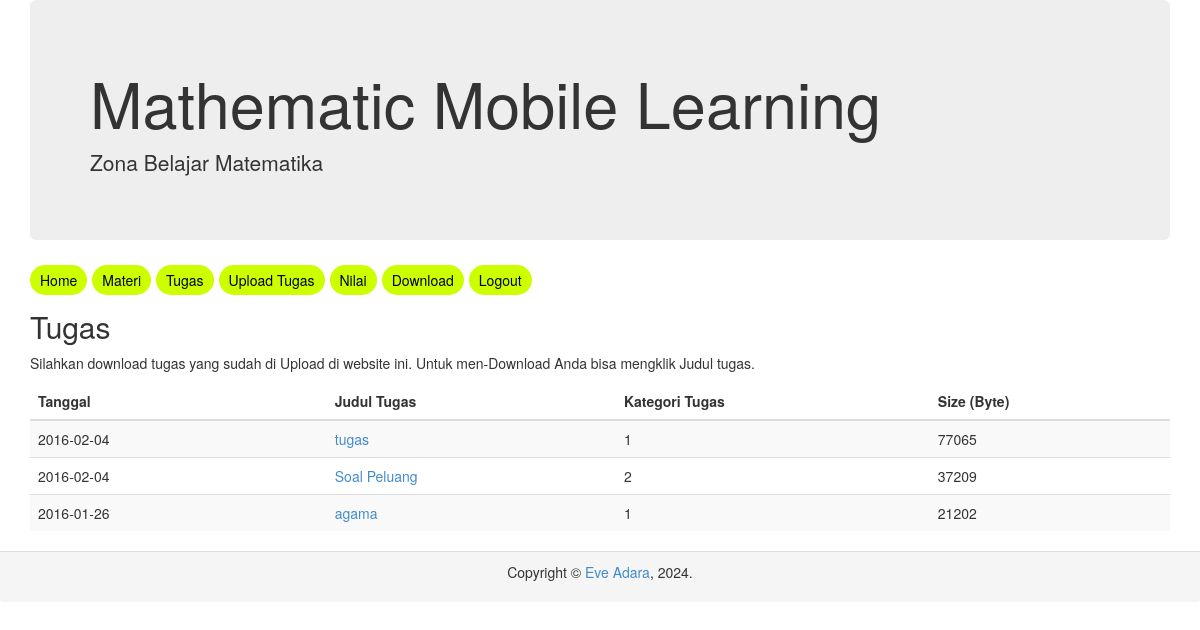
The page /siswa/tugas.php on the database its author committed.
### tables this page shows
CREATE TABLE IF NOT EXISTS `tugas` (
  `ID_soal` int(3) NOT NULL auto_increment,
  `ID_kategori` int(3) default NULL,
  `Nama_file` varchar(50) default NULL,
  `Tanggal` date default NULL,
  `Type_file` varchar(10) default NULL,
  `Ukuran_file` varchar(20) default NULL,
  `Nama_folder` varchar(100) default NULL,
  PRIMARY KEY  (`ID_soal`)
);

### siswa/tugas.php (the view, shortened to what this page needs)
 <!DOCTYPE html>
<html>
<head>
	<link rel="stylesheet" href="css/bootstrap.min.css">
	<link rel="stylesheet" href="Style/style.css">
	<div class="container">
	<div class="jumbotron">
		<h1>Mathematic Mobile Learning</h1>
		<p>Zona Belajar Matematika</p>
	</div>
	<nav>
		<ul class="menu">
			<li><a href="siswa.php">Home</a></li>
			<li><a href="materi.php">Materi</a></li>
			<li><a href="tugas.php">Tugas</a></li>
            <li><a href="upload.php">Upload Tugas</a></li>
			<li><a href="nilai.php">Nilai</a></li>
			<li><a href="download.php">Download</a></li>
			<li><a href="../logout.php">Logout</a></li>
		</ul>
	</nav>
</div>
</head>
<body>
<div class="container">
    <h2>Tugas</h2>
    <p>Silahkan download tugas yang sudah di Upload di website ini. Untuk men-Download Anda bisa mengklik Judul tugas.</p>
	<table class="table table-striped">
      <thead>
        <tr>
          <th align="center">Tanggal</th>
          <th align="center">Judul Tugas</th>
		  <th align="center">Kategori Tugas</th>
		  <th align="center">Size (Byte)</th>
        </tr>
      </thead>
      <tbody>
        <?php
				$sql = mysql_query("SELECT * FROM tugas ORDER BY ID_soal DESC");
				if($sql){
					while($data = mysql_fetch_array($sql)){
						echo "<tr>";
						echo "<td>$data[Tanggal]</td>";
						echo "<td><a href=../tugas/$data[Nama_folder]>$data[Nama_file]</a></td>";
						echo "<td>$data[ID_kategori]</td>";
						echo "<td>$data[Ukuran_file]</td>";
					}
				}else{
					echo '
					<tr bgcolor="#fff">
						<td align="center" colspan="4" align="center">Tidak ada data!</td>
					</tr>
					';
				}
				?>
      </tbody>
    </table>
  </div>
<div class="panel-footer">
<p align="center">Copyright &copy; <a href="#">Eve Adara</a>, <?php echo date('Y'); ?>.</p>
</div>
</body>
</html>

### siswa/Style/style.css (style rules this page uses)
.menu li { float:left; }
.menu li a { padding:5px 10px; background-color:#ccff00; color:#000000; border-radius:15px; margin-right:5px; text-decoration:none; transition:0.2s; }
table { border-collapse:collapse; }
th,td { height:30px; width:30px; }
ul { padding:0; margin:0; }
ul,li { list-style:none; }

### rows shown on the page
tugas: Tanggal "2016-02-04", Nama_file "tugas", ID_kategori "1", Ukuran_file "77065"
tugas: Tanggal "2016-02-04", Nama_file "Soal Peluang", ID_kategori "2", Ukuran_file "37209"
tugas: Tanggal "2016-01-26", Nama_file "agama", ID_kategori "1", Ukuran_file "21202"
